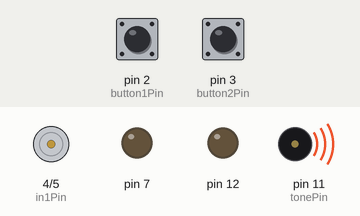
Bench run of a sketch on a simulated Arduino Uno, built with avr-gcc and run on an emulated ATmega328P. Shown: motor-driver pin pairs drawn as motors (green arrow = first pin HIGH = forward, orange = second pin HIGH = backward, longer = more drive, scaled by the enable pin), output pins drawn as LEDs (lit = HIGH), buzzer (waves = sounding). Inputs (shaded band) come from the test bench; at power-on: pin 2 (button1Pin) HIGH, pin 3 (button2Pin) HIGH. What the sketch prints to the serial monitor is not drawn.

Above: at 2.8 s.
2.9 s: pin 2 (button1Pin) pulled LOW for 1.2 s
At 3.8 s:
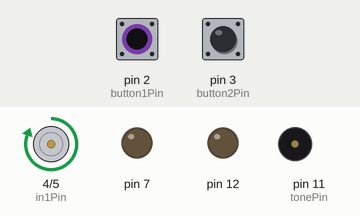
6.6 s: pin 3 (button2Pin) pulled LOW for 1.2 s
At 7.9 s:
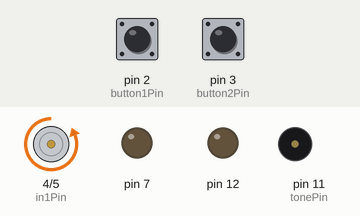
10.6 s: pin 3 (button2Pin) pulled LOW for 3.2 s
At 14.1 s:
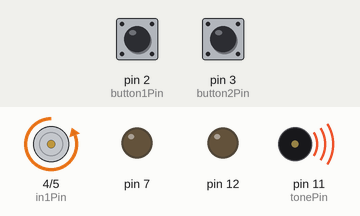
16.3 s: pin 2 (button1Pin) pulled LOW for 3.2 s
At 20.3 s:
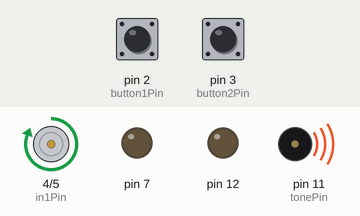
Timing chart, 0 to 22.0 s (numbered marks = the images above; inputs shaded):
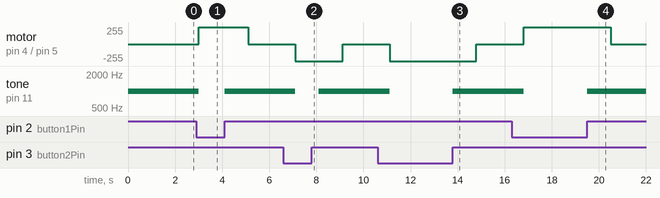

Measured:
- after the input at 2.9 s, motor on pin 4 (in1Pin) / pin 5 (in2Pin): stopped → forward 255/255 after 0.11 s, → stopped 2.1 s later; tone on pin 11 (tonePin): 1000 Hz → silent after 0.10 s, → 1000 Hz 1.1 s later
- after the input at 6.6 s, motor on pin 4 (in1Pin) / pin 5 (in2Pin): stopped → backward 255/255 after 0.51 s, → stopped 2.0 s later; tone on pin 11 (tonePin): 1000 Hz → silent after 0.50 s, → 1000 Hz 1.0 s later
- after the input at 10.6 s, motor on pin 4 (in1Pin) / pin 5 (in2Pin): stopped → backward 255/255 after 0.52 s, → stopped 3.7 s later; tone on pin 11 (tonePin): 1000 Hz → silent after 0.51 s, → 1000 Hz 2.7 s later
- after the input at 16.3 s, motor on pin 4 (in1Pin) / pin 5 (in2Pin): stopped → forward 255/255 after 0.51 s, → stopped 3.7 s later; tone on pin 11 (tonePin): 1000 Hz → silent after 0.50 s, → 1000 Hz 2.7 s later

The sketch:

new_mie_la_zhu.ino
```cpp
// (licence header left out)
// 定义引脚
const int button1Pin = 2;
const int button2Pin = 3;
const int in1Pin = 4;
const int in2Pin = 5;
const int enPin = 9;

// 热敏电阻的引脚
const int rePin = 9;
// 蜂鸣器的引脚
const int tonePin = 11;

void setup()
{
    // 初始化串口
    Serial.begin(115200);

    // 配置引脚模式
    pinMode(button1Pin, INPUT_PULLUP);
    pinMode(button2Pin, INPUT_PULLUP);
    pinMode(in1Pin, OUTPUT);
    pinMode(in2Pin, OUTPUT);
    pinMode(enPin, OUTPUT);
    pinMode(rePin, INPUT);
    pinMode(tonePin, OUTPUT);

    // 把输出引脚当做GND，GND不够了
    pinMode(7, OUTPUT);
    digitalWrite(7, LOW);
    pinMode(12, OUTPUT);
    digitalWrite(12, LOW);

    // 启动电机控制
    analogWrite(enPin, 255); // 设置PWM输出，255表示全速
}

void loop()
{
    /* ---------------------------------- 按键部分 ---------------------------------- */
    // 读取按钮状态
    if (digitalRead(button1Pin) == 0)
    {
        delay(10);
        if (digitalRead(button1Pin) == 0)
        {
            Serial.println("按键1按下");
            // 顺时针旋转
            digitalWrite(in1Pin, HIGH);
            digitalWrite(in2Pin, LOW);
            delay(1000);
        }
        while (digitalRead(button1Pin) == 0)
        {
        };
    }

    else if (digitalRead(button2Pin) == 0)
    {
        delay(10);
        if (digitalRead(button2Pin) == 0)
        {
            Serial.println("按键2按下");
            // 顺时针旋转
            digitalWrite(in1Pin, LOW);
            digitalWrite(in2Pin, HIGH);
            delay(1000);
        }
        while (digitalRead(button2Pin) == 0)
        {
        };
    }
    else
    {
        // 电机停止
        digitalWrite(in1Pin, LOW);
        digitalWrite(in2Pin, LOW);
    }

    /* ------------------------------- 热敏电阻和蜂鸣器部分 ------------------------------- */
    if (digitalRead(rePin) == 1)
    {
        Serial.println("热敏电阻的值为：1");
        // digitalWrite(tonePin, HIGH);
        // delay(1000);
        tone(tonePin, 1000);
        delay(1000);
        noTone(tonePin);
    }
}
```
